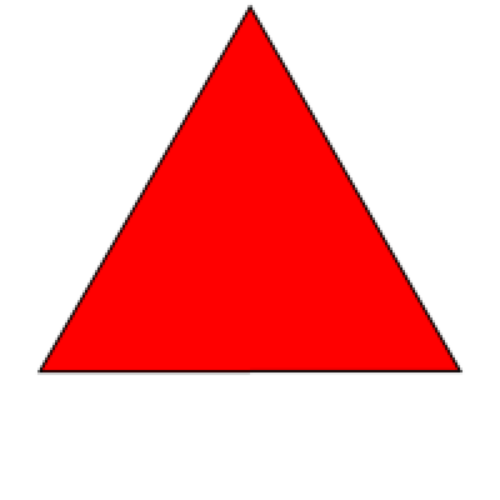
#> input picture SUAS_Competition_2024/object_recognition_src/ObjectCreation/testImages/red_triangle.png, 500 x 500 px, found by its file name
$ python fixQuarters+Fonts.py
#> lines starting #> are read from the running program, lines starting #| are printed output that depends on the picture
#> further down, img is the input picture: PIL image 500x500 RGBA; mean R, G, B, A 76.6, 0, 0, 79.8
### SUAS_Competition_2024/object_recognition_src/ObjectCreation/scripts/shapesModule.py
import PIL, math
from PIL import (
    Image,
    ImageDraw,
    ImageColor,
    ImageMorph,
    ImageFilter,
    ImagePath,
    ImageFont,
)

shapePath = ("D:/targetsWithAlphaNum")
font_path = r"C:\Users\jcmis\Downloads\School\UAV Lab\fonts\coolvetica condensed rg.otf"


# [176 lines left out: functions createQuarterCircles, createSemiCircles, createPolygon, createRectangle, createCircle, replace_white_with_color and 1 more, not called in this run]

def crop_transparent(img):
    """
    Crop the transparent borders from an image and return the cropped image.
    """
    # Convert the image to RGBA if it's not already
    img = img.convert("RGBA")

    # Get the pixels of the image as a list
    datas = img.getdata()

    # Lists to store non-transparent pixel coordinates
    non_transparent_xs = []
    non_transparent_ys = []

    # Loop through each pixel in the image
    for y in range(img.height):
        for x in range(img.width):
            if datas[y * img.width + x][3] > 0:  # If alpha channel > 0 (i.e., not transparent)
                non_transparent_xs.append(x)
                non_transparent_ys.append(y)

    # Get the bounding box (left, upper, right, lower) of the non-transparent region
    box = (min(non_transparent_xs), min(non_transparent_ys), max(non_transparent_xs), max(non_transparent_ys))
#> box = (35, 2, 464, 375)

    # Crop the image using the bounding box
    cropped_img = img.crop(box)
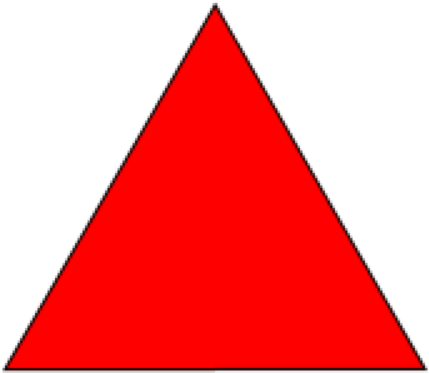
#> cropped_img: PIL image 429x373 RGBA; mean R, G, B, A 119.7, 0, 0, 124.7; transparent parts drawn white

    return cropped_img

# [46 lines left out: function returnShapeWithCharacter, not called in this run]

### SUAS_Competition_2024/object_recognition_src/ObjectCreation/scripts/fixQuarters+Fonts.py
import shapesModule
import PIL
from PIL import Image, ImageDraw, ImageFont

# shapes = [
#     "circle",
#     "semicircle",
#     "quartercircle",
#     "rectangle",
#     "triangle",
#     "pentagon",
#     "star",
#     # "cross",
# ]
# color = "red"
# fileSavePath = r"C:\Users\jcmis\Downloads\School\UAV Lab\GitRepo\SUAS_Competiton\SUAS_Competition_2024\object_recognition_src\ObjectCreation\testImages"

# for shape in shapes:
#     match shape:
#         case "circle":
#             img = shapesModule.createCircle(color)

#         case "rectangle":
#             img = shapesModule.createRectangle(color)

#         case "triangle":
#             img = shapesModule.createPolygon(color, 3)
#         case "pentagon":
#             img = shapesModule.createPolygon(color, 5)

#         case "semicircle":
#             shapesModule.createSemiCircles(color)
#             #images are created within function

#         case "quartercircle":
#             shapesModule.createQuarterCircles(color)
#             #images are created within function

#         case "star":

#             starBaseImagePath = r"C:\Users\jcmis\Downloads\School\UAV Lab\GitRepo\SUAS_Competiton\SUAS_Competition_2024\object_recognition_src\ObjectCreation\baseImages\starOutlineWhite.png"
#             coloredStar = shapesModule.replace_white_with_color(starBaseImagePath, color)

#             img = coloredStar
#     if shape != "semicircle" and shape != "quartercircle":
#             img = img.resize((500, 500), 5)
#             img.save(f"{fileSavePath}/{color}_{shape}.png", quality=100)


img = Image.open(r"C:\Users\jcmis\Downloads\School\UAV Lab\GitRepo\SUAS_Competiton\SUAS_Competition_2024\object_recognition_src\ObjectCreation\testImages\red_triangle.png")

# Create a drawing context
img = shapesModule.crop_transparent(img)
# img = img.resize((500, 500))
draw = ImageDraw.Draw(img)

# Load a font
font_path = r"C:\Users\jcmis\Downloads\School\UAV Lab\fonts\coolvetica condensed rg.otf"
font = ImageFont.truetype(font_path, size=300)  # Change size as needed
text = "0"  # Numbers as text

bbox = draw.textbbox((0, 0), text, font=font)
#> bbox = (0, 56, 191, 283)
text_width = bbox[2] - bbox[0]
#> text_width = 191
text_height = bbox[3] - bbox[1]
#> text_height = 227

half_img_width = img.width / 2
#> half_img_width = 214.5
half_img_height = img.height / 2
#> half_img_height = 186.5

position = (half_img_width - text_width / 2, (half_img_height - text_height +30) )
#> position = (119, -10.5)

# Draw the text onto the image
draw.text(position, text, font=font, fill="blue")  # Change fill color as needed

# Save or display the result
img.show()
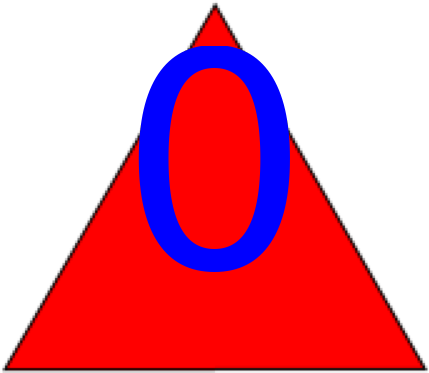
#> shown: PIL image 429x373 RGBA; mean R, G, B, A 100, 0, 23.3, 127.3; transparent parts drawn white

$ run again, with SUAS_Competition_2024/object_recognition_src/ObjectCreation/baseImages/starOutlineWhite.png copied over SUAS_Competition_2024/object_recognition_src/ObjectCreation/testImages/red_triangle.png
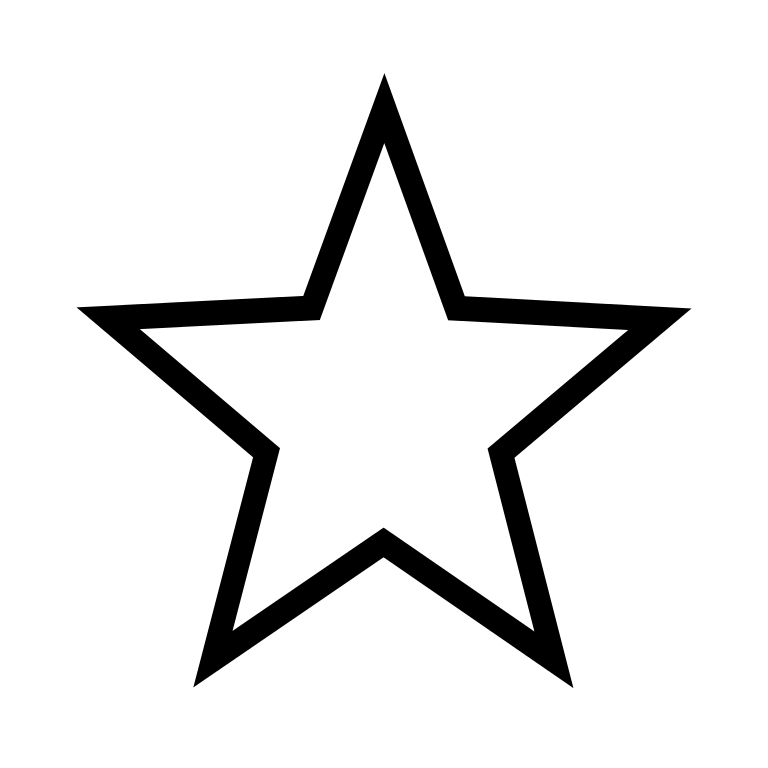
#> input picture SUAS_Competition_2024/object_recognition_src/ObjectCreation/baseImages/starOutlineWhite.png, 768 x 768 px, found by its file name
#> img is the input picture: PIL image 768x768 RGBA; mean R, G, B, A 37.4, 37.4, 37.4, 59.3
#> in crop_transparent, `cropped_img = img.crop(box)`:
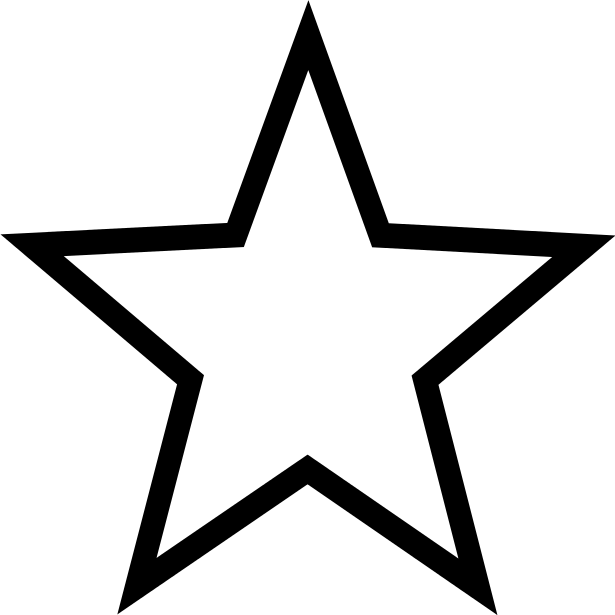
#> cropped_img: PIL image 615x615 RGBA; mean R, G, B, A 58.3, 58.3, 58.3, 92.5; transparent parts drawn white
#> bbox = (0, 56, 191, 283)
#> text_width = 191
#> text_height = 227
#> position = (212, 110.5)
#> `img.show()`:
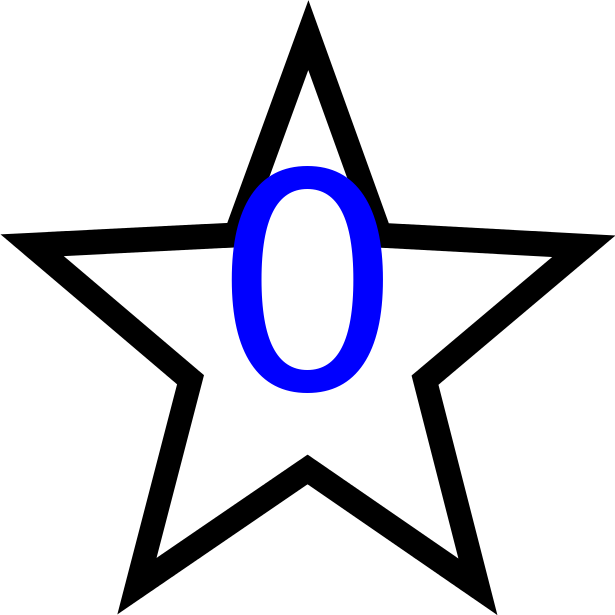
#> shown: PIL image 615x615 RGBA; mean R, G, B, A 49.6, 49.6, 59.4, 92.5; transparent parts drawn white
